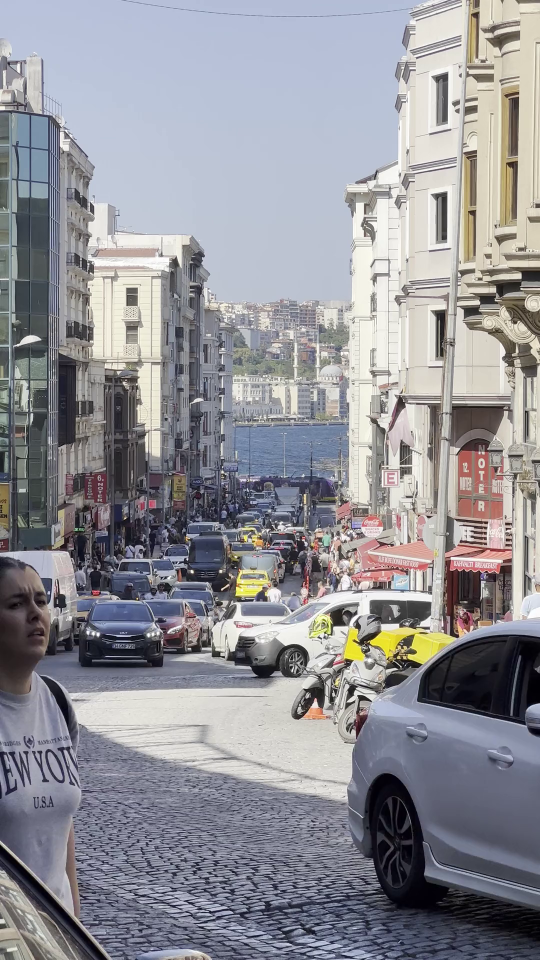
#> input picture VideoSuperResolution/data/frames/daytime/frame_000001.png, 1080 x 1920 px (shown at 1/2 size)
$ python -i degrade.py   (imports and definitions only)
#> lines starting #> are read from the running program, lines starting #| are printed output that depends on the picture
import cv2
import numpy as np


class DatasetDegrader:

    def __init__(
        self,
        scale=0.5,
        noise_sigma=15,
        blur_kernel=5
    ):

        self.scale = scale
        self.noise_sigma = noise_sigma
        self.blur_kernel = blur_kernel

    def add_gaussian_noise(self, img):

        noise = np.random.normal(
            0,
            self.noise_sigma,
            img.shape
        )

        noisy = img.astype(np.float32) + noise

        noisy = np.clip(noisy, 0, 255)

        return noisy.astype(np.uint8)

    def resize(self, img):

        h, w = img.shape[:2]

        lr = cv2.resize(
            img,
            (
                int(w * self.scale),
                int(h * self.scale)
            ),
            interpolation=cv2.INTER_AREA
        )

        return lr

    def blur(self, img):

        return cv2.GaussianBlur(
            img,
            (self.blur_kernel, self.blur_kernel),
            0
        )

    def process(self, img):

        img = self.resize(img)

        img = self.add_gaussian_noise(img)

        img = self.blur(img)

        return img

>>> import cv2
>>> picture = cv2.imread('../../data/frames/daytime/frame_000001.png')
#> picture is the input picture: shape (1920, 1080, 3); mean B, G, R 151.1, 145, 145.1
>>> result = DatasetDegrader().process(picture)
#> in resize, `lr = cv2.resize( img, ( int(w * self.scale), int(h * self.scale) ), in..`:
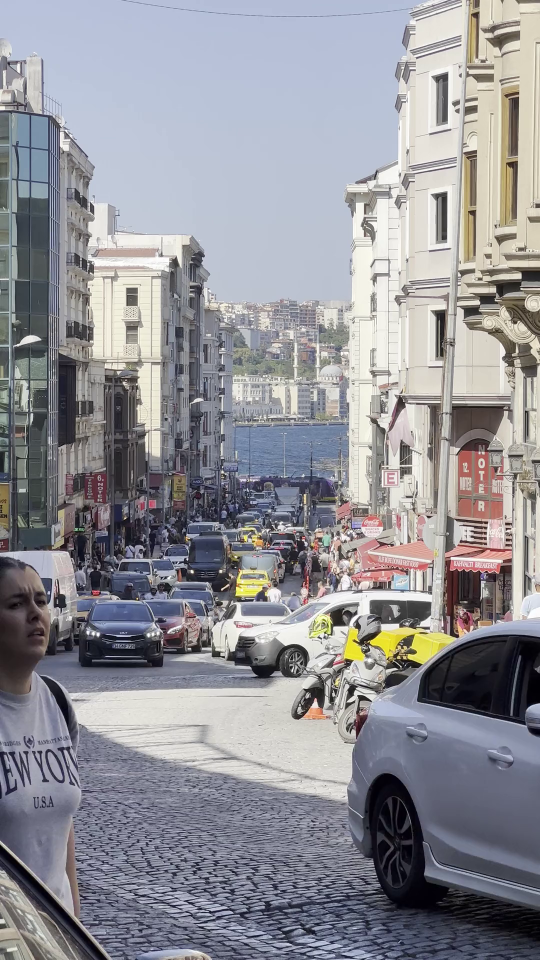
#> lr: shape (960, 540, 3); mean B, G, R 151.2, 145.1, 145.2
#> in add_gaussian_noise, `noisy = img.astype(np.float32) + noise`:
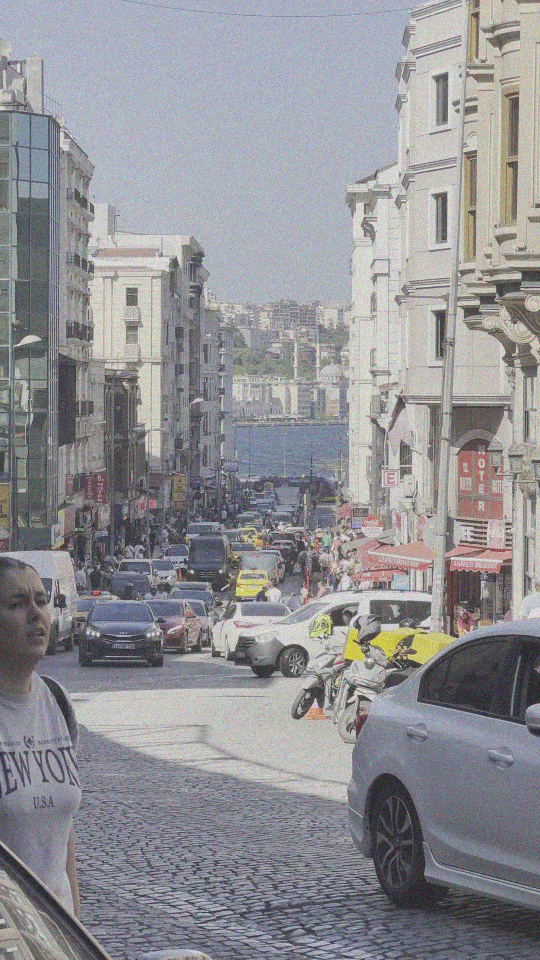
#> noisy: shape (960, 540, 3) float64; mean B, G, R 151.2, 145.1, 145.3; drawn with min black and max white

$ run again, on VideoSuperResolution/data/frames/daytime/frame_000003.png
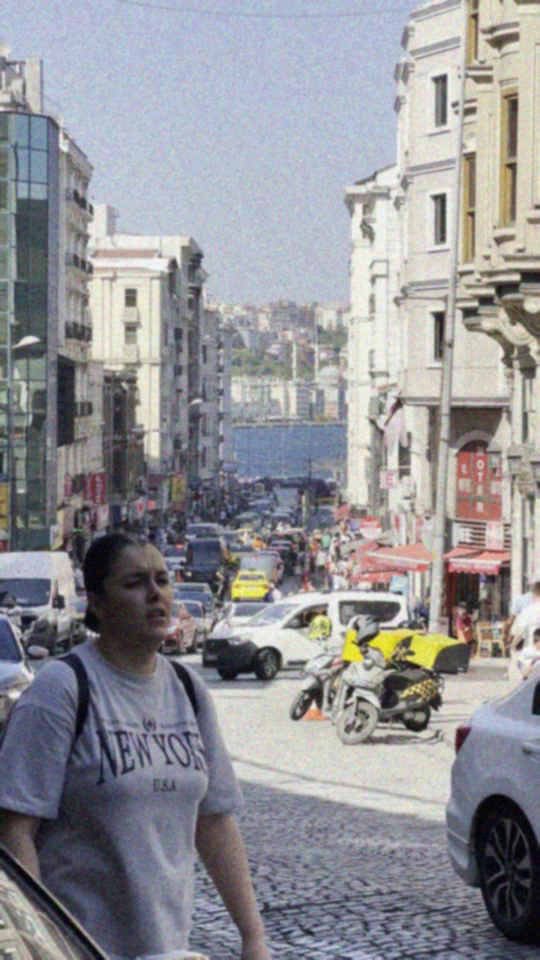
#> input picture VideoSuperResolution/data/frames/daytime/frame_000003.png, 540 x 960 px
#> picture is the input picture: shape (960, 540, 3); mean B, G, R 150.9, 146.2, 146.1
#> in add_gaussian_noise, `noisy = np.clip(noisy, 0, 255)`:
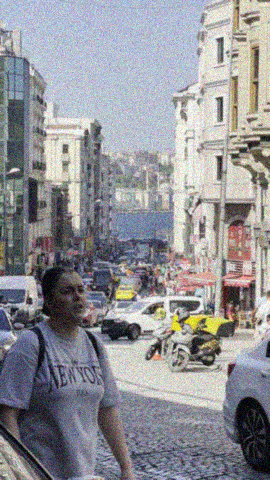
#> noisy: shape (480, 270, 3) float64; mean B, G, R 151, 146.4, 146.2
#> in blur, `return cv2.GaussianBlur( img, (self.blur_kernel, self.blur_kernel), 0 )`:
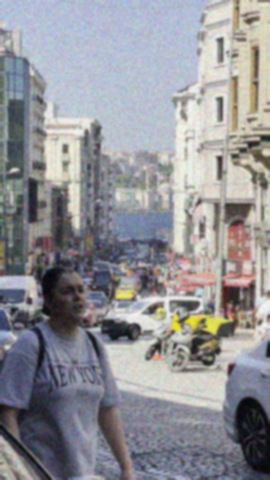
#> returned value: shape (480, 270, 3); mean of channels 0, 1, 2 150.5, 145.9, 145.7; drawn as B, G, R

$ run again, on VideoSuperResolution/data/frames/daytime/frame_000004.png
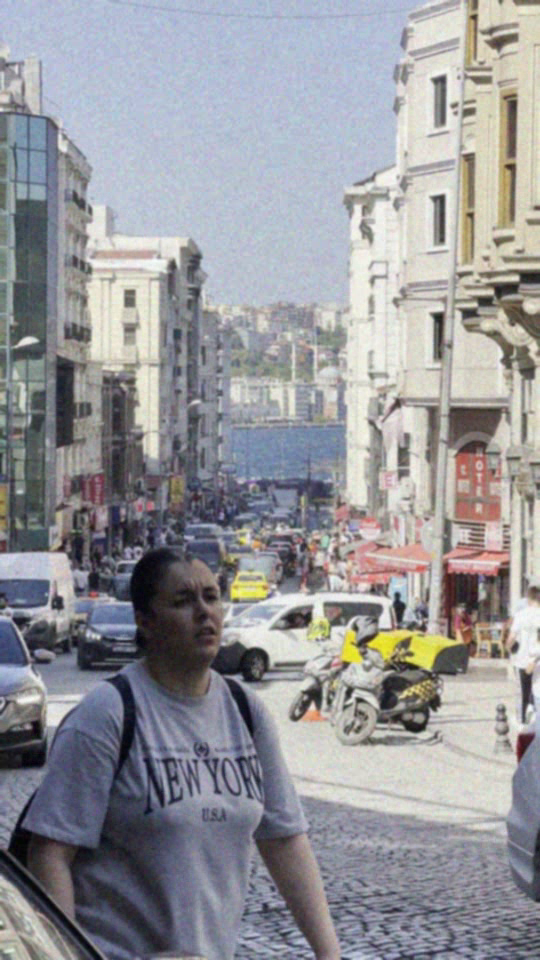
#> input picture VideoSuperResolution/data/frames/daytime/frame_000004.png, 540 x 960 px
#> picture is the input picture: shape (960, 540, 3); mean B, G, R 154.3, 149.9, 149.7
#> in add_gaussian_noise, `noisy = np.clip(noisy, 0, 255)`:
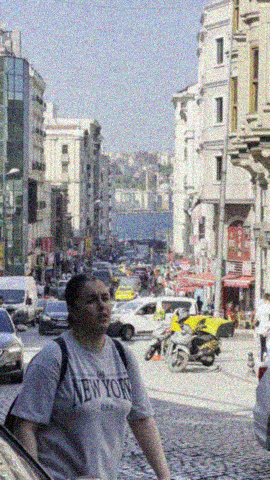
#> noisy: shape (480, 270, 3) float64; mean B, G, R 154.5, 150.1, 149.8
#> in blur, `return cv2.GaussianBlur( img, (self.blur_kernel, self.blur_kernel), 0 )`:
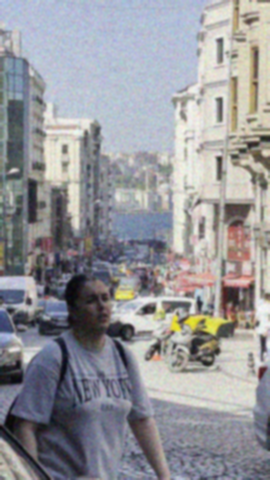
#> returned value: shape (480, 270, 3); mean of channels 0, 1, 2 154, 149.6, 149.3; drawn as B, G, R
